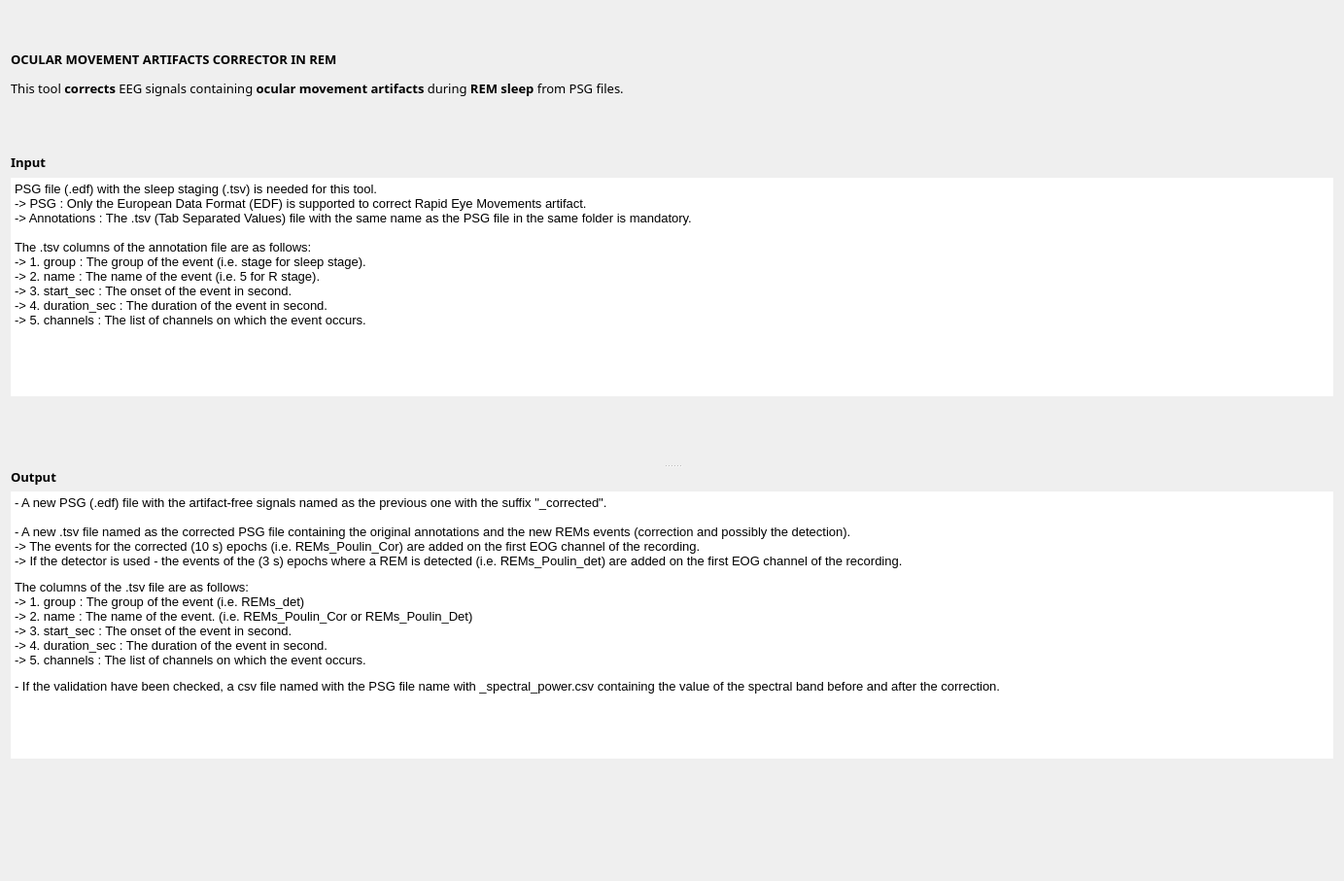
<?xml version="1.0" encoding="UTF-8"?>
<ui version="4.0">
 <class>IntroStep</class>
 <widget class="QWidget" name="IntroStep">
  <property name="geometry">
   <rect>
    <x>0</x>
    <y>0</y>
    <width>1383</width>
    <height>907</height>
   </rect>
  </property>
  <property name="windowTitle">
   <string>Form</string>
  </property>
  <property name="styleSheet">
   <string>font: 10pt &quot;Roboto-Regular&quot;;</string>
  </property>
  <layout class="QHBoxLayout" name="horizontalLayout">
   <item>
    <widget class="QSplitter" name="splitter_2">
     <property name="orientation">
      <enum>Qt::Horizontal</enum>
     </property>
     <widget class="QWidget" name="layoutWidget">
      <layout class="QVBoxLayout" name="verticalLayout_4">
       <item>
        <widget class="QLabel" name="label_2">
         <property name="minimumSize">
          <size>
           <width>800</width>
           <height>100</height>
          </size>
         </property>
         <property name="maximumSize">
          <size>
           <width>800</width>
           <height>70</height>
          </size>
         </property>
         <property name="font">
          <font>
           <family>Roboto-Regular</family>
           <pointsize>10</pointsize>
           <weight>50</weight>
           <italic>false</italic>
           <bold>false</bold>
          </font>
         </property>
         <property name="text">
          <string>&lt;html&gt;&lt;head/&gt;&lt;body&gt;&lt;p&gt;&lt;span style=&quot; font-weight:600;&quot;&gt;OCULAR MOVEMENT ARTIFACTS CORRECTOR IN REM&lt;/span&gt;&lt;/p&gt;&lt;p&gt;This tool &lt;span style=&quot; font-weight:600;&quot;&gt;corrects &lt;/span&gt;EEG signals containing &lt;span style=&quot; font-weight:600;&quot;&gt;ocular movement artifacts&lt;/span&gt; during&lt;span style=&quot; font-weight:600;&quot;&gt; REM sleep&lt;/span&gt; from PSG files.&lt;/p&gt;&lt;/body&gt;&lt;/html&gt;</string>
         </property>
         <property name="textFormat">
          <enum>Qt::AutoText</enum>
         </property>
         <property name="scaledContents">
          <bool>false</bool>
         </property>
         <property name="alignment">
          <set>Qt::AlignJustify|Qt::AlignVCenter</set>
         </property>
         <property name="wordWrap">
          <bool>true</bool>
         </property>
        </widget>
       </item>
       <item>
        <spacer name="verticalSpacer_3">
         <property name="orientation">
          <enum>Qt::Vertical</enum>
         </property>
         <property name="sizeType">
          <enum>QSizePolicy::Fixed</enum>
         </property>
         <property name="sizeHint" stdset="0">
          <size>
           <width>20</width>
           <height>40</height>
          </size>
         </property>
        </spacer>
       </item>
       <item>
        <widget class="QSplitter" name="splitter">
         <property name="orientation">
          <enum>Qt::Vertical</enum>
         </property>
         <widget class="QWidget" name="layoutWidget">
          <layout class="QVBoxLayout" name="verticalLayout_3">
           <item>
            <widget class="QLabel" name="label">
             <property name="minimumSize">
              <size>
               <width>0</width>
               <height>20</height>
              </size>
             </property>
             <property name="maximumSize">
              <size>
               <width>16777215</width>
               <height>20</height>
              </size>
             </property>
             <property name="font">
              <font>
               <family>Roboto-Regular</family>
               <pointsize>10</pointsize>
               <weight>50</weight>
               <italic>false</italic>
               <bold>false</bold>
              </font>
             </property>
             <property name="text">
              <string>&lt;html&gt;&lt;head/&gt;&lt;body&gt;&lt;p&gt;&lt;span style=&quot; font-weight:600;&quot;&gt;Input&lt;/span&gt;&lt;/p&gt;&lt;/body&gt;&lt;/html&gt;</string>
             </property>
             <property name="alignment">
              <set>Qt::AlignLeading|Qt::AlignLeft|Qt::AlignVCenter</set>
             </property>
            </widget>
           </item>
           <item>
            <widget class="QTextEdit" name="textEdit">
             <property name="sizePolicy">
              <sizepolicy hsizetype="Expanding" vsizetype="Expanding">
               <horstretch>0</horstretch>
               <verstretch>0</verstretch>
              </sizepolicy>
             </property>
             <property name="minimumSize">
              <size>
               <width>0</width>
               <height>225</height>
              </size>
             </property>
             <property name="maximumSize">
              <size>
               <width>16777215</width>
               <height>16777215</height>
              </size>
             </property>
             <property name="layoutDirection">
              <enum>Qt::LeftToRight</enum>
             </property>
             <property name="frameShape">
              <enum>QFrame::HLine</enum>
             </property>
             <property name="frameShadow">
              <enum>QFrame::Plain</enum>
             </property>
             <property name="lineWidth">
              <number>0</number>
             </property>
             <property name="sizeAdjustPolicy">
              <enum>QAbstractScrollArea::AdjustToContents</enum>
             </property>
             <property name="readOnly">
              <bool>true</bool>
             </property>
             <property name="html">
              <string>&lt;!DOCTYPE HTML PUBLIC &quot;-//W3C//DTD HTML 4.0//EN&quot; &quot;http://www.w3.org/TR/REC-html40/strict.dtd&quot;&gt;
&lt;html&gt;&lt;head&gt;&lt;meta name=&quot;qrichtext&quot; content=&quot;1&quot; /&gt;&lt;style type=&quot;text/css&quot;&gt;
p, li { white-space: pre-wrap; }
&lt;/style&gt;&lt;/head&gt;&lt;body style=&quot; font-family:'Roboto-Regular'; font-size:10pt; font-weight:400; font-style:normal;&quot;&gt;
&lt;p style=&quot; margin-top:0px; margin-bottom:0px; margin-left:0px; margin-right:0px; -qt-block-indent:0; text-indent:0px;&quot;&gt;PSG file (.edf) with the sleep staging (.tsv) is needed for this tool. &lt;/p&gt;
&lt;p style=&quot; margin-top:0px; margin-bottom:0px; margin-left:0px; margin-right:0px; -qt-block-indent:0; text-indent:0px;&quot;&gt;-&amp;gt; PSG : Only the European Data Format (EDF) is supported to correct Rapid Eye Movements artifact.&lt;/p&gt;
&lt;p style=&quot; margin-top:0px; margin-bottom:0px; margin-left:0px; margin-right:0px; -qt-block-indent:0; text-indent:0px;&quot;&gt;-&amp;gt; Annotations : The .tsv (Tab Separated Values) file with the same name as the PSG file in the same folder is mandatory.&lt;/p&gt;
&lt;p style=&quot;-qt-paragraph-type:empty; margin-top:0px; margin-bottom:0px; margin-left:0px; margin-right:0px; -qt-block-indent:0; text-indent:0px;&quot;&gt;&lt;br /&gt;&lt;/p&gt;
&lt;p style=&quot; margin-top:0px; margin-bottom:0px; margin-left:0px; margin-right:0px; -qt-block-indent:0; text-indent:0px;&quot;&gt;The .tsv columns of the annotation file are as follows:&lt;br /&gt;-&amp;gt; 1. group : The group of the event (i.e. stage for sleep stage).&lt;br /&gt;-&amp;gt; 2. name : The name of the event (i.e. 5 for R stage).&lt;br /&gt;-&amp;gt; 3. start_sec : The onset of the event in second. &lt;br /&gt;-&amp;gt; 4. duration_sec : The duration of the event in second.&lt;br /&gt;-&amp;gt; 5. channels : The list of channels on which the event occurs.&lt;/p&gt;
&lt;p style=&quot;-qt-paragraph-type:empty; margin-top:0px; margin-bottom:0px; margin-left:0px; margin-right:0px; -qt-block-indent:0; text-indent:0px;&quot;&gt;&lt;br /&gt;&lt;/p&gt;&lt;/body&gt;&lt;/html&gt;</string>
             </property>
            </widget>
           </item>
           <item>
            <spacer name="verticalSpacer">
             <property name="orientation">
              <enum>Qt::Vertical</enum>
             </property>
             <property name="sizeHint" stdset="0">
              <size>
               <width>20</width>
               <height>40</height>
              </size>
             </property>
            </spacer>
           </item>
          </layout>
         </widget>
         <widget class="QWidget" name="layoutWidget">
          <layout class="QVBoxLayout" name="verticalLayout_2">
           <item>
            <widget class="QLabel" name="label_4">
             <property name="maximumSize">
              <size>
               <width>16777215</width>
               <height>20</height>
              </size>
             </property>
             <property name="sizeIncrement">
              <size>
               <width>0</width>
               <height>0</height>
              </size>
             </property>
             <property name="font">
              <font>
               <family>Roboto-Regular</family>
               <pointsize>10</pointsize>
               <weight>50</weight>
               <italic>false</italic>
               <bold>false</bold>
              </font>
             </property>
             <property name="text">
              <string>&lt;html&gt;&lt;head/&gt;&lt;body&gt;&lt;p&gt;&lt;span style=&quot; font-weight:600;&quot;&gt;Output&lt;/span&gt;&lt;/p&gt;&lt;/body&gt;&lt;/html&gt;</string>
             </property>
             <property name="alignment">
              <set>Qt::AlignLeading|Qt::AlignLeft|Qt::AlignVCenter</set>
             </property>
            </widget>
           </item>
           <item>
            <widget class="QTextEdit" name="textEdit_2">
             <property name="minimumSize">
              <size>
               <width>0</width>
               <height>275</height>
              </size>
             </property>
             <property name="maximumSize">
              <size>
               <width>16777215</width>
               <height>16777215</height>
              </size>
             </property>
             <property name="frameShape">
              <enum>QFrame::HLine</enum>
             </property>
             <property name="frameShadow">
              <enum>QFrame::Plain</enum>
             </property>
             <property name="lineWidth">
              <number>0</number>
             </property>
             <property name="sizeAdjustPolicy">
              <enum>QAbstractScrollArea::AdjustToContents</enum>
             </property>
             <property name="readOnly">
              <bool>true</bool>
             </property>
             <property name="html">
              <string>&lt;!DOCTYPE HTML PUBLIC &quot;-//W3C//DTD HTML 4.0//EN&quot; &quot;http://www.w3.org/TR/REC-html40/strict.dtd&quot;&gt;
&lt;html&gt;&lt;head&gt;&lt;meta name=&quot;qrichtext&quot; content=&quot;1&quot; /&gt;&lt;style type=&quot;text/css&quot;&gt;
p, li { white-space: pre-wrap; }
&lt;/style&gt;&lt;/head&gt;&lt;body style=&quot; font-family:'Roboto-Regular'; font-size:10pt; font-weight:400; font-style:normal;&quot;&gt;
&lt;p style=&quot; margin-top:0px; margin-bottom:0px; margin-left:0px; margin-right:0px; -qt-block-indent:0; text-indent:0px;&quot;&gt;- A new PSG (.edf) file with the artifact-free signals named as the previous one with the suffix &amp;quot;_corrected&amp;quot;.&lt;/p&gt;
&lt;p style=&quot; margin-top:0px; margin-bottom:0px; margin-left:0px; margin-right:0px; -qt-block-indent:0; text-indent:0px;&quot;&gt;&lt;br /&gt;- A new .tsv file named as the corrected PSG file containing the original annotations and the new REMs events (correction and possibly the detection). &lt;/p&gt;
&lt;p style=&quot; margin-top:0px; margin-bottom:0px; margin-left:0px; margin-right:0px; -qt-block-indent:0; text-indent:0px;&quot;&gt;-&amp;gt; The events for the corrected (10 s) epochs (i.e. REMs_Poulin_Cor) are added on the first EOG channel of the recording. &lt;/p&gt;
&lt;p style=&quot; margin-top:0px; margin-bottom:0px; margin-left:0px; margin-right:0px; -qt-block-indent:0; text-indent:0px;&quot;&gt;-&amp;gt; If the detector is used - the events of the (3 s) epochs where a REM is detected (i.e. REMs_Poulin_det) are added on the first EOG channel of the recording.&lt;/p&gt;
&lt;p style=&quot; margin-top:12px; margin-bottom:12px; margin-left:0px; margin-right:0px; -qt-block-indent:0; text-indent:0px;&quot;&gt;The columns of the .tsv file are as follows:&lt;br /&gt;-&amp;gt; 1. group : The group of the event (i.e. REMs_det)&lt;br /&gt;-&amp;gt; 2. name : The name of the event. (i.e. REMs_Poulin_Cor or REMs_Poulin_Det)&lt;br /&gt;-&amp;gt; 3. start_sec : The onset of the event in second. &lt;br /&gt;-&amp;gt; 4. duration_sec : The duration of the event in second.&lt;br /&gt;-&amp;gt; 5. channels : The list of channels on which the event occurs.&lt;/p&gt;
&lt;p style=&quot; margin-top:12px; margin-bottom:12px; margin-left:0px; margin-right:0px; -qt-block-indent:0; text-indent:0px;&quot;&gt;- If the validation have been checked, a csv file named with the PSG file name with _spectral_power.csv containing the value of the spectral band before and after the correction.&lt;/p&gt;&lt;/body&gt;&lt;/html&gt;</string>
             </property>
            </widget>
           </item>
           <item>
            <spacer name="verticalSpacer_4">
             <property name="orientation">
              <enum>Qt::Vertical</enum>
             </property>
             <property name="sizeHint" stdset="0">
              <size>
               <width>20</width>
               <height>40</height>
              </size>
             </property>
            </spacer>
           </item>
          </layout>
         </widget>
        </widget>
       </item>
       <item>
        <spacer name="verticalSpacer_2">
         <property name="orientation">
          <enum>Qt::Vertical</enum>
         </property>
         <property name="sizeType">
          <enum>QSizePolicy::Fixed</enum>
         </property>
         <property name="sizeHint" stdset="0">
          <size>
           <width>20</width>
           <height>40</height>
          </size>
         </property>
        </spacer>
       </item>
      </layout>
     </widget>
    </widget>
   </item>
  </layout>
 </widget>
 <resources>
  <include location="../../../../../scinodes_poc/src/main/python/ui/themes/themes.qrc"/>
 </resources>
 <connections/>
 <slots>
  <slot>on_choose()</slot>
  <slot>on_input_format_changed()</slot>
 </slots>
</ui>
